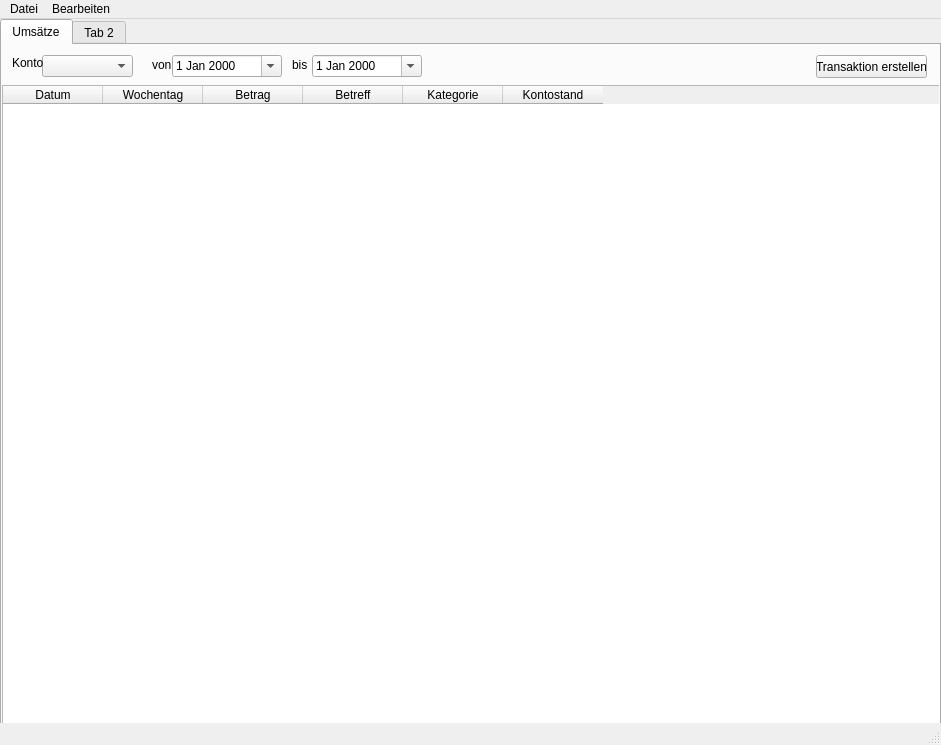
<?xml version="1.0" encoding="UTF-8"?>
<ui version="4.0">
 <class>MainWindow</class>
 <widget class="QMainWindow" name="MainWindow">
  <property name="geometry">
   <rect>
    <x>0</x>
    <y>0</y>
    <width>941</width>
    <height>745</height>
   </rect>
  </property>
  <property name="windowTitle">
   <string>DimeDiary</string>
  </property>
  <widget class="QWidget" name="centralwidget">
   <widget class="QWidget" name="gridLayoutWidget">
    <property name="geometry">
     <rect>
      <x>0</x>
      <y>0</y>
      <width>2</width>
      <height>2</height>
     </rect>
    </property>
    <layout class="QGridLayout" name="gridLayout"/>
   </widget>
   <widget class="QTabWidget" name="tabWidget">
    <property name="geometry">
     <rect>
      <x>0</x>
      <y>0</y>
      <width>941</width>
      <height>771</height>
     </rect>
    </property>
    <property name="sizePolicy">
     <sizepolicy hsizetype="Maximum" vsizetype="Maximum">
      <horstretch>0</horstretch>
      <verstretch>0</verstretch>
     </sizepolicy>
    </property>
    <property name="currentIndex">
     <number>0</number>
    </property>
    <property name="tabsClosable">
     <bool>false</bool>
    </property>
    <property name="movable">
     <bool>false</bool>
    </property>
    <widget class="QWidget" name="transactions">
     <attribute name="title">
      <string>Umsätze</string>
     </attribute>
     <widget class="QTableWidget" name="tableTransactions">
      <property name="geometry">
       <rect>
        <x>0</x>
        <y>40</y>
        <width>941</width>
        <height>711</height>
       </rect>
      </property>
      <property name="layoutDirection">
       <enum>Qt::LeftToRight</enum>
      </property>
      <property name="autoFillBackground">
       <bool>false</bool>
      </property>
      <property name="editTriggers">
       <set>QAbstractItemView::NoEditTriggers</set>
      </property>
      <property name="alternatingRowColors">
       <bool>true</bool>
      </property>
      <property name="selectionBehavior">
       <enum>QAbstractItemView::SelectRows</enum>
      </property>
      <property name="sortingEnabled">
       <bool>true</bool>
      </property>
      <property name="rowCount">
       <number>0</number>
      </property>
      <property name="columnCount">
       <number>6</number>
      </property>
      <column>
       <property name="text">
        <string>Datum</string>
       </property>
      </column>
      <column>
       <property name="text">
        <string>Wochentag</string>
       </property>
      </column>
      <column>
       <property name="text">
        <string>Betrag</string>
       </property>
      </column>
      <column>
       <property name="text">
        <string>Betreff</string>
       </property>
      </column>
      <column>
       <property name="text">
        <string>Kategorie</string>
       </property>
      </column>
      <column>
       <property name="text">
        <string>Kontostand</string>
       </property>
      </column>
     </widget>
     <widget class="QComboBox" name="comboBoxBankaccount">
      <property name="geometry">
       <rect>
        <x>40</x>
        <y>10</y>
        <width>91</width>
        <height>22</height>
       </rect>
      </property>
     </widget>
     <widget class="QLabel" name="label">
      <property name="geometry">
       <rect>
        <x>10</x>
        <y>10</y>
        <width>31</width>
        <height>16</height>
       </rect>
      </property>
      <property name="text">
       <string>Konto</string>
      </property>
     </widget>
     <widget class="QDateEdit" name="dateUntil">
      <property name="geometry">
       <rect>
        <x>310</x>
        <y>10</y>
        <width>110</width>
        <height>22</height>
       </rect>
      </property>
      <property name="calendarPopup">
       <bool>true</bool>
      </property>
     </widget>
     <widget class="QDateEdit" name="dateFrom">
      <property name="geometry">
       <rect>
        <x>170</x>
        <y>10</y>
        <width>110</width>
        <height>22</height>
       </rect>
      </property>
      <property name="calendarPopup">
       <bool>true</bool>
      </property>
     </widget>
     <widget class="QLabel" name="label_2">
      <property name="geometry">
       <rect>
        <x>150</x>
        <y>10</y>
        <width>21</width>
        <height>20</height>
       </rect>
      </property>
      <property name="text">
       <string>von</string>
      </property>
     </widget>
     <widget class="QLabel" name="label_3">
      <property name="geometry">
       <rect>
        <x>290</x>
        <y>10</y>
        <width>46</width>
        <height>20</height>
       </rect>
      </property>
      <property name="text">
       <string>bis</string>
      </property>
     </widget>
     <widget class="QPushButton" name="buttonAddTransaction">
      <property name="geometry">
       <rect>
        <x>814</x>
        <y>10</y>
        <width>111</width>
        <height>23</height>
       </rect>
      </property>
      <property name="text">
       <string>Transaktion erstellen</string>
      </property>
     </widget>
    </widget>
    <widget class="QWidget" name="tab_2">
     <attribute name="title">
      <string>Tab 2</string>
     </attribute>
    </widget>
   </widget>
  </widget>
  <widget class="QMenuBar" name="menubar">
   <property name="geometry">
    <rect>
     <x>0</x>
     <y>0</y>
     <width>941</width>
     <height>21</height>
    </rect>
   </property>
   <widget class="QMenu" name="menuDatei">
    <property name="title">
     <string>Datei</string>
    </property>
    <addaction name="actionEinstellungen"/>
    <addaction name="actionBeenden"/>
   </widget>
   <widget class="QMenu" name="menuBearbeiten">
    <property name="title">
     <string>Bearbeiten</string>
    </property>
    <addaction name="actionKonto_erstellen"/>
    <addaction name="actionKontoart_erstellen"/>
    <addaction name="separator"/>
    <addaction name="actionKategorie_erstellen"/>
   </widget>
   <addaction name="menuDatei"/>
   <addaction name="menuBearbeiten"/>
  </widget>
  <widget class="QStatusBar" name="statusbar"/>
  <action name="actionBeenden">
   <property name="text">
    <string>Beenden</string>
   </property>
  </action>
  <action name="actionEinstellungen">
   <property name="text">
    <string>Einstellungen</string>
   </property>
  </action>
  <action name="actionKonto_erstellen">
   <property name="text">
    <string>Konto erstellen</string>
   </property>
  </action>
  <action name="actionKontoart_erstellen">
   <property name="text">
    <string>Kontoart erstellen</string>
   </property>
  </action>
  <action name="actionKategorie_erstellen">
   <property name="text">
    <string>Kategorie erstellen</string>
   </property>
  </action>
 </widget>
 <resources/>
 <connections>
  <connection>
   <sender>actionBeenden</sender>
   <signal>triggered()</signal>
   <receiver>MainWindow</receiver>
   <slot>close()</slot>
   <hints>
    <hint type="sourcelabel">
     <x>-1</x>
     <y>-1</y>
    </hint>
    <hint type="destinationlabel">
     <x>547</x>
     <y>434</y>
    </hint>
   </hints>
  </connection>
 </connections>
</ui>
